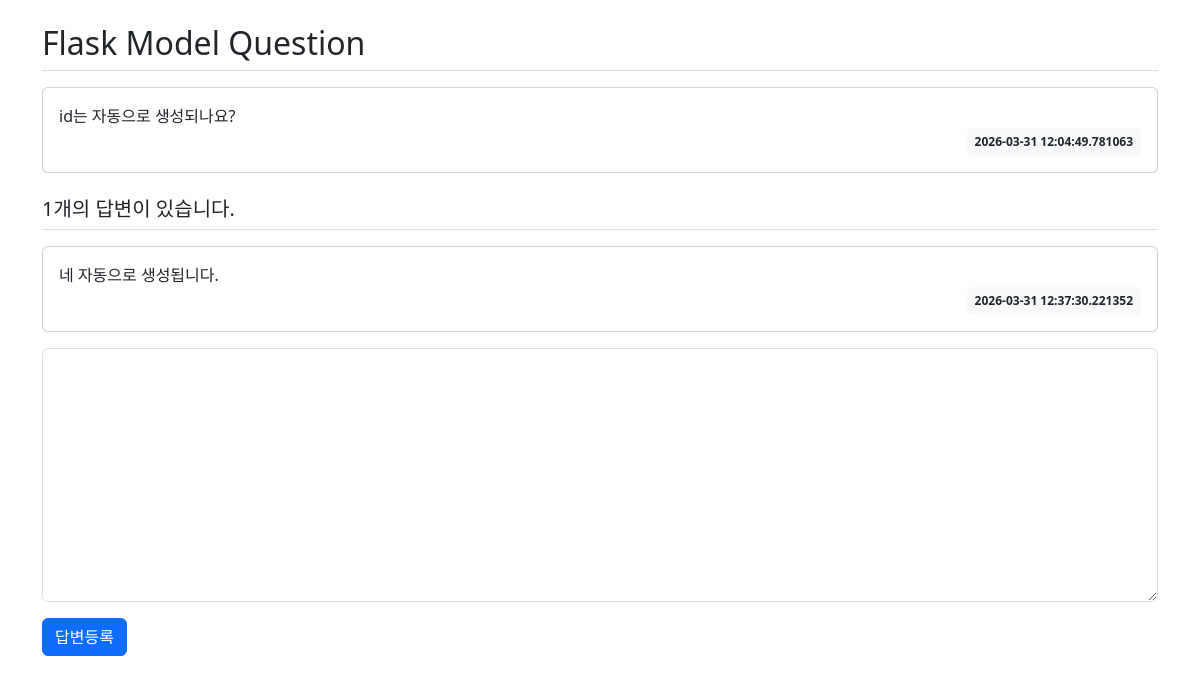
Before: /question/detail/2/ with the older database file.
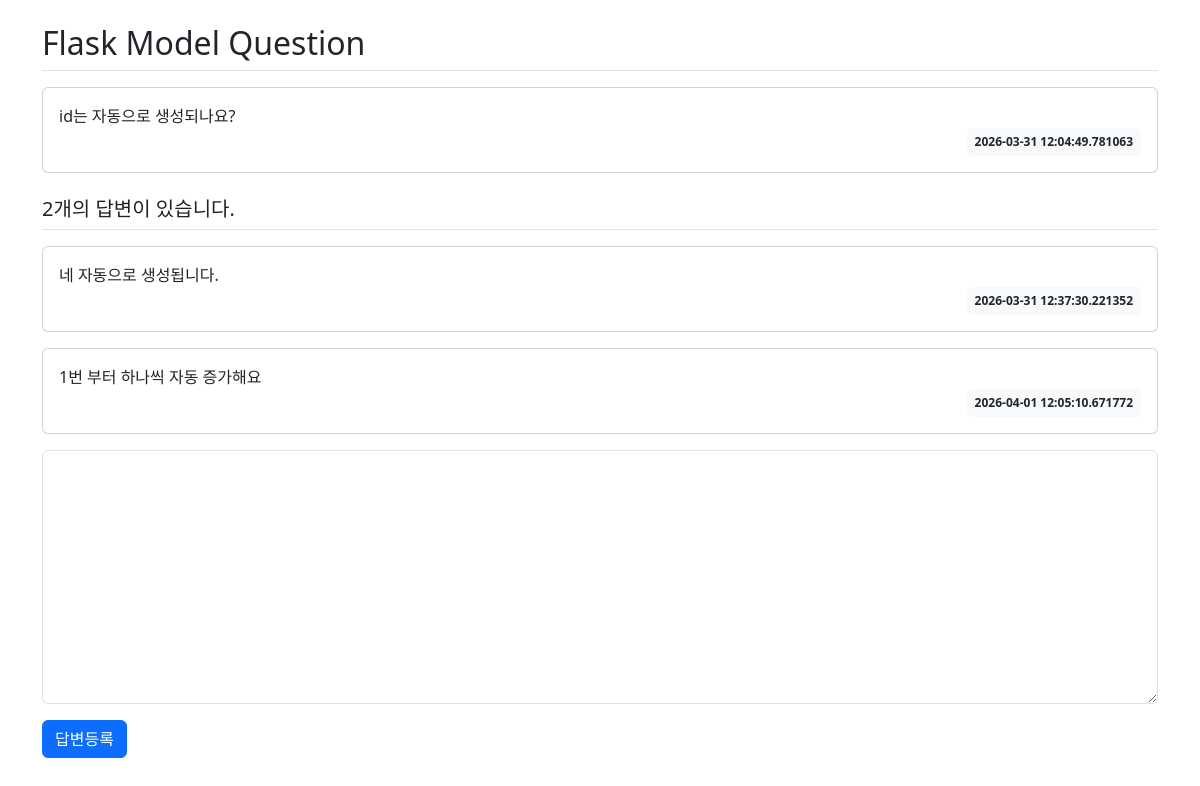
After: the same page with the newer database file.
### pybo/models.py (models this page shows)
class Question(db.Model):
    id = db.Column(db.Integer, primary_key=True)
    subject = db.Column(db.String(200), nullable=False)
    content = db.Column(db.Text(), nullable=False)
    create_date = db.Column(db.DateTime(), nullable=False)

class Answer(db.Model):
    id = db.Column(db.Integer, primary_key=True)
    question_id = db.Column(db.Integer, db.ForeignKey('question.id', ondelete='CASCADE'))
    question = db.relationship('Question', backref=db.backref('answer_set'))
    content = db.Column(db.Text(), nullable=False)
    create_date = db.Column(db.DateTime(), nullable=False)

### pybo/views/question_views.py (the view)
@bp.route('/detail/<int:question_id>/')
def detail(question_id):
    question = Question.query.get_or_404(question_id)
    return render_template('question/question_detail.html', question=question)

### pybo/templates/question/question_detail.html (shortened to what this page needs)
<!DOCTYPE html>
<html lang="en">
<head>
    <link rel="stylesheet" href="https://cdn.jsdelivr.net/npm/bootstrap@5.3.8/dist/css/bootstrap.min.css">
    <link rel="stylesheet" href="{{ url_for('static', filename='style.css') }}">
</head>
<body>
    <div class="container my-3">
        <h2 class="border-bottom py-2">{{ question.subject }}</h2>
        <div class="card my-3">
            <div class="card-body">
                <div class="card-text" style="white-space: pre-line;">{{ question.content }}</div>
                <div class="d-flex justify-content-end">
                    <div class="badge bg-light text-dark p-2">
                        {{ question.create_date }}
                    </div>
                </div>
            </div>
        </div>
        <h5 class="border-bottom my-3 py-2">{{ question.answer_set|length }}개의 답변이 있습니다.</h5>
        {% for answer in question.answer_set %}
        <div class="card my-3">
            <div class="card-body">
                <div class="card-text" style="white-space: pre-line;">{{ answer.content }}</div>
                <div class="d-flex justify-content-end">
                    <div class="badge bg-light text-dark p-2">
                        {{ answer.create_date }}
                    </div>
                </div>
            </div>
        </div>
        {% endfor %}
        <form action="{{ url_for('answer.create', question_id=question.id) }}" method="post" class="my-3">
            <div class="mb-3">
                <textarea name="content" id="content" class="form-control" rows="10"></textarea>
            </div>
            <input type="submit" value="답변등록" class="btn btn-primary">
        </form>
    </div>
</body>
</html>

### pybo/static/style.css (style rules this page uses)
textarea { width: 100%; }

Changed rows visible on the page:
added Answer: content "1번 부터 하나씩 자동 증가해요", create_date "2026-04-01 12:05:10.671772"
Other visible differences:
{{ question.answer_set|length }}: "1" → "2"
